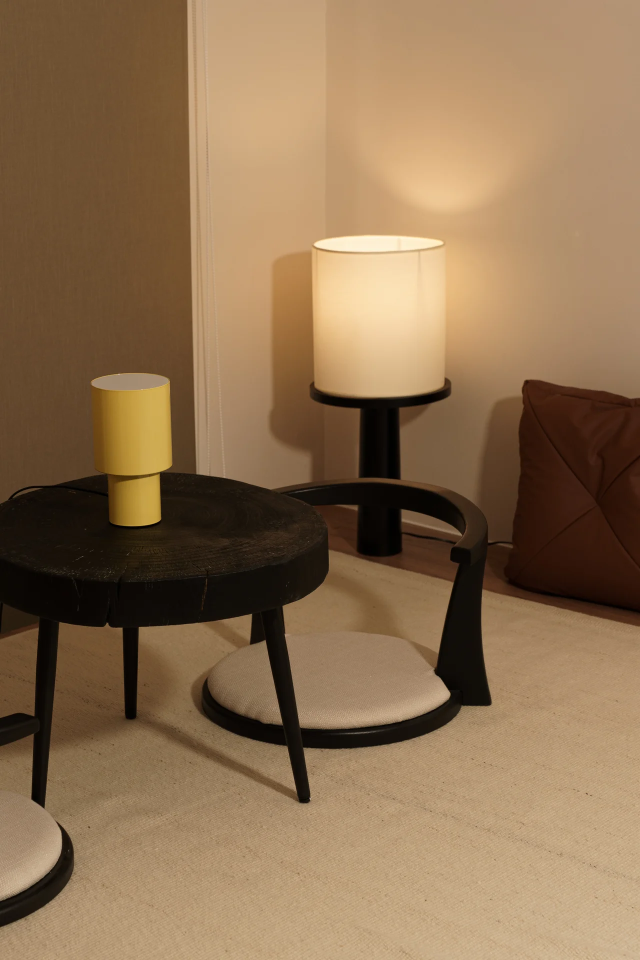
#> input picture dist/photos/large/_CCN3522.webp, 1280 x 1920 px, given as the content of the folder 內裝照片, which was not available (shown at 1/2 size)
$ python compress_images.py
#> lines starting #> are read from the running program, lines starting #| are printed output that depends on the picture
import os
import json
from PIL import Image

def compress_images():
    src_dir = "內裝照片"
    dest_large_dir = os.path.join("photos", "large")
    dest_thumb_dir = os.path.join("photos", "thumbs")

    # Create output directories
    os.makedirs(dest_large_dir, exist_ok=True)
    os.makedirs(dest_thumb_dir, exist_ok=True)

    # Find all image files
    valid_extensions = ('.jpg', '.jpeg', '.png', '.webp', '.JPG', '.JPEG', '.PNG')
    files = [f for f in os.listdir(src_dir) if f.lower().endswith(valid_extensions)]
    files.sort()

    print(f"Found {len(files)} photos in '{src_dir}'. Starting compression to WebP...")

    photo_manifest = []

    for i, filename in enumerate(files):
        src_path = os.path.join(src_dir, filename)
        base_name = os.path.splitext(filename)[0]

        large_filename = f"{base_name}.webp"
        thumb_filename = f"{base_name}_thumb.webp"

        large_path = os.path.join(dest_large_dir, large_filename)
        thumb_path = os.path.join(dest_thumb_dir, thumb_filename)

        try:
            with Image.open(src_path) as img:
                # Get image orientation/EXIF data and correct it if needed
#> img is the input picture: PIL image 1280x1920 RGB; mean R, G, B 140.9, 112.3, 80.8
                try:
                    # PIL sometimes doesn't auto-rotate based on EXIF, let's fix it
                    from PIL import ImageOps
                    img = ImageOps.exif_transpose(img)
                except Exception as e:
                    print(f"EXIF rotation error for {filename}: {e}")

                # 1. Compress Large Image (Max width/height 1920)
                img_large = img.copy()
                img_large.thumbnail((1920, 1920), Image.Resampling.LANCZOS)
                img_large.save(large_path, "WEBP", quality=85)

                # 2. Compress Thumbnail (Max width/height 600)
                img_thumb = img.copy()
                img_thumb.thumbnail((600, 600), Image.Resampling.LANCZOS)
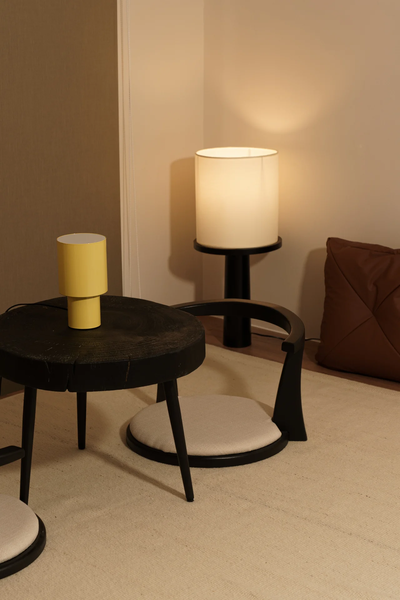
#> img_thumb: PIL image 400x600 RGB; mean R, G, B 140.9, 112.3, 80.8
                img_thumb.save(thumb_path, "WEBP", quality=75)

                # Add to manifest
                photo_manifest.append({
                    "id": i + 1,
                    "original": filename,
                    "large": f"photos/large/{large_filename}",
                    "thumb": f"photos/thumbs/{thumb_filename}",
                    # Set default category, title and description
                    "category": "interior" if i % 3 != 0 else ("room" if i % 2 == 0 else "detail"),
                    "title": f"美學空間特寫 {i+1}" if i % 3 == 0 else (f"溫馨客房角 {i+1}" if i % 2 == 0 else f"民宿休閒空間 {i+1}"),
                    "description": "陽光灑落的午後，細細品味生活中的每一處精緻設計。"
                })

                print(f"[{i+1}/{len(files)}] Compressed {filename} -> WebP Large ({os.path.getsize(large_path)//1024}KB), Thumb ({os.path.getsize(thumb_path)//1024}KB)")

        except Exception as e:
            print(f"Error processing {filename}: {e}")

    # Save manifest as JSON
    manifest_path = "photos_manifest.json"
    with open(manifest_path, "w", encoding="utf-8") as f:
        json.dump(photo_manifest, f, ensure_ascii=False, indent=2)

    print(f"\nSuccessfully processed {len(photo_manifest)} photos!")
    print(f"Manifest written to {manifest_path}")

if __name__ == "__main__":
    compress_images()

$ run again, on dist/photos/large/_CCN3550.webp
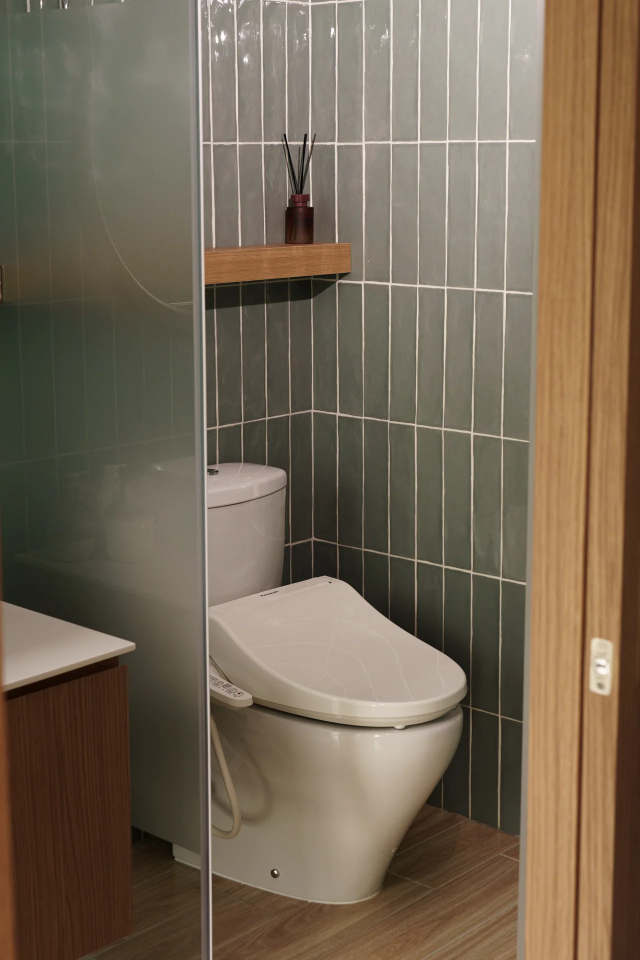
#> input picture dist/photos/large/_CCN3550.webp, 1280 x 1920 px, given as the content of the folder 內裝照片, which was not available (shown at 1/2 size)
#> in compress_images, img is the input picture: PIL image 1280x1920 RGB; mean R, G, B 117.2, 102.9, 84.4
#> in compress_images, `img_thumb.thumbnail((600, 600), Image.Resampling.LANCZOS)`:
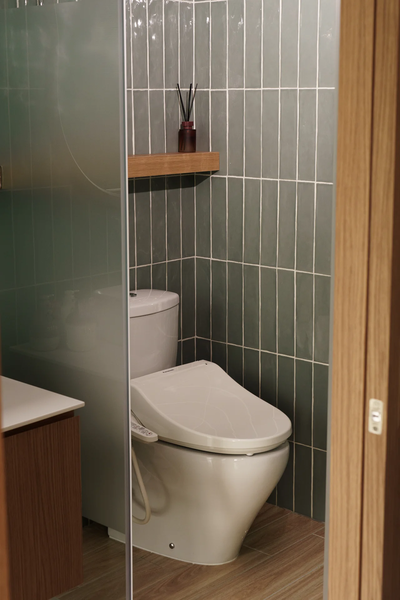
#> img_thumb: PIL image 400x600 RGB; mean R, G, B 117.2, 102.9, 84.4

$ run again, on dist/photos/large/_CCN3570.webp
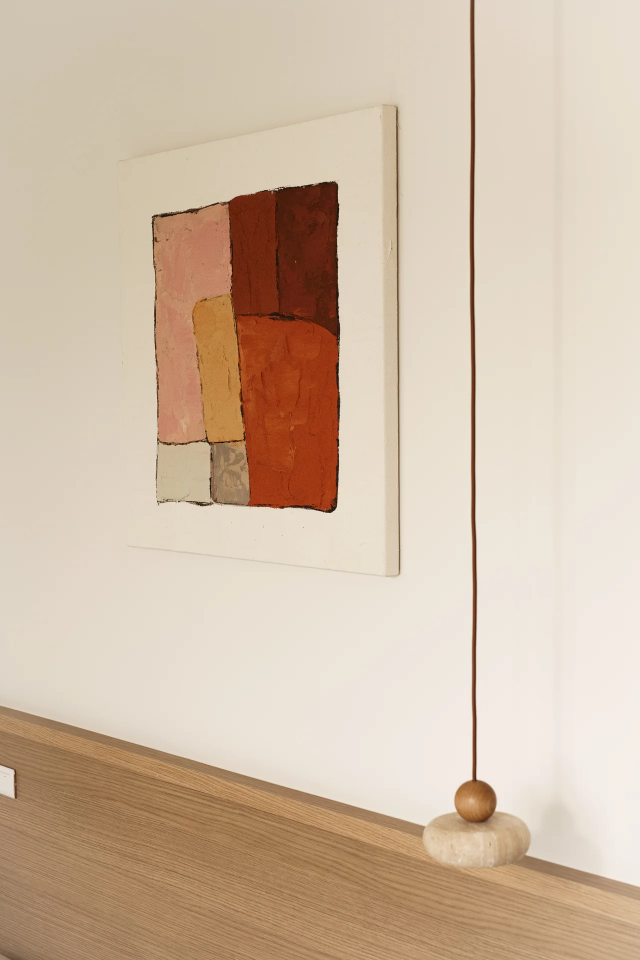
#> input picture dist/photos/large/_CCN3570.webp, 1280 x 1920 px, given as the content of the folder 內裝照片, which was not available (shown at 1/2 size)
#> in compress_images, img is the input picture: PIL image 1280x1920 RGB; mean R, G, B 208.7, 188.2, 167
#> in compress_images, `img_thumb.thumbnail((600, 600), Image.Resampling.LANCZOS)`:
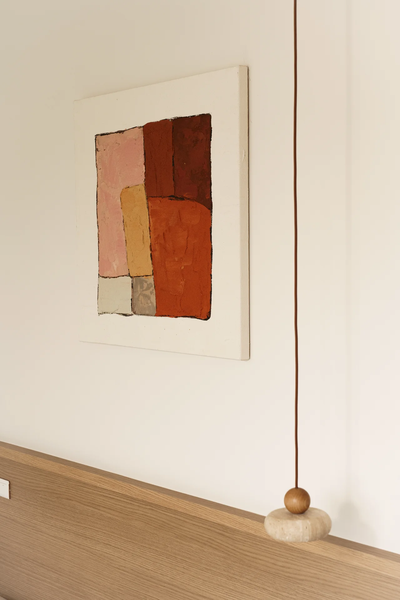
#> img_thumb: PIL image 400x600 RGB; mean R, G, B 208.7, 188.2, 167

$ run again, on dist/photos/large/_CCN3571.webp
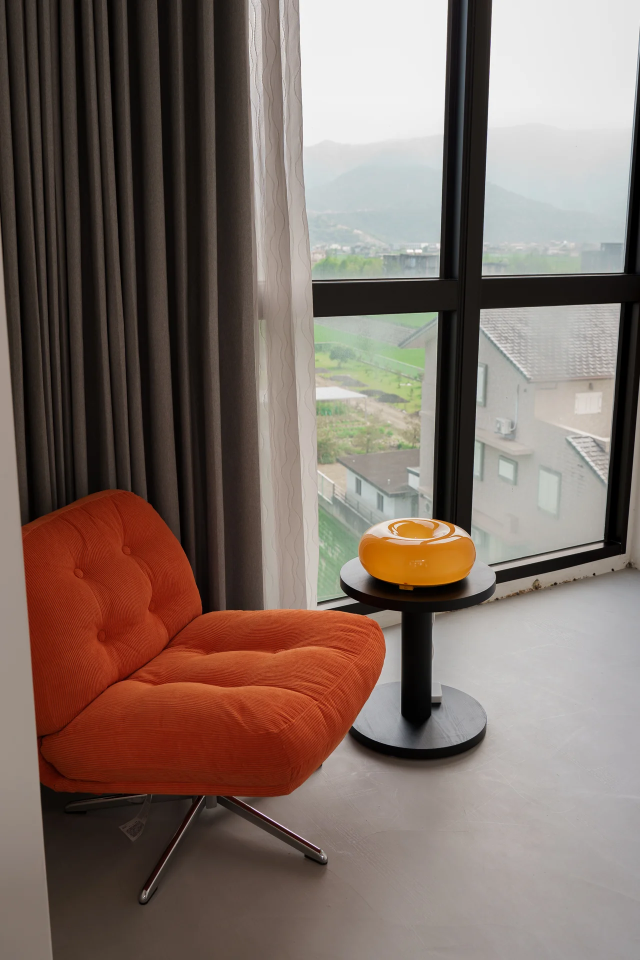
#> input picture dist/photos/large/_CCN3571.webp, 1280 x 1920 px, given as the content of the folder 內裝照片, which was not available (shown at 1/2 size)
#> in compress_images, img is the input picture: PIL image 1280x1920 RGB; mean R, G, B 125.5, 109, 100.9
#> in compress_images, `img_thumb.thumbnail((600, 600), Image.Resampling.LANCZOS)`:
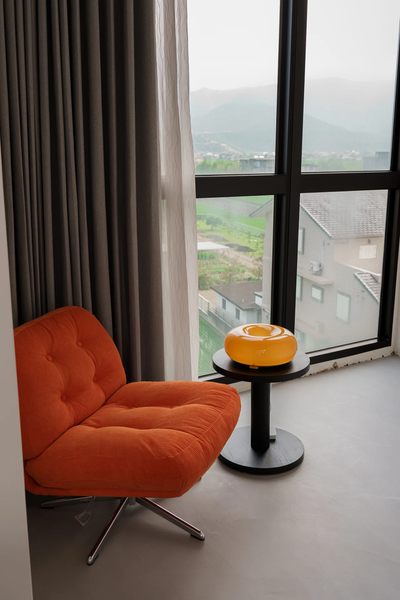
#> img_thumb: PIL image 400x600 RGB; mean R, G, B 125.5, 109, 100.9
